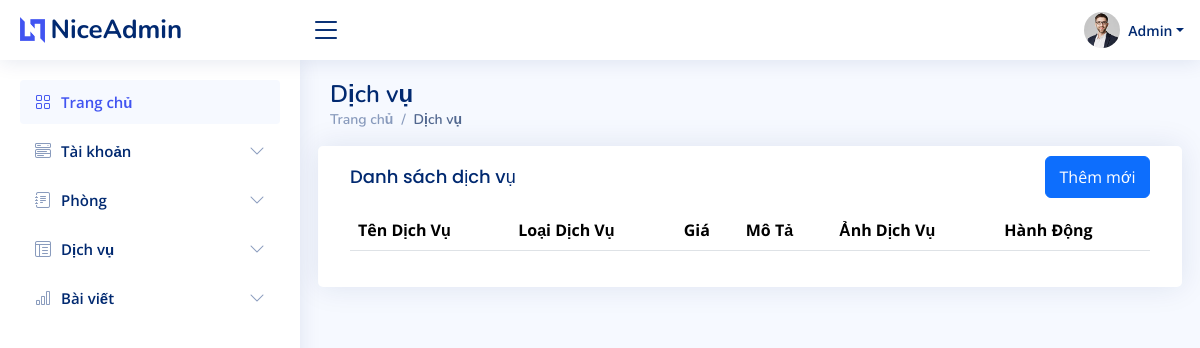
/admin_dashboard/services, run on an earlier commit of the app's database.
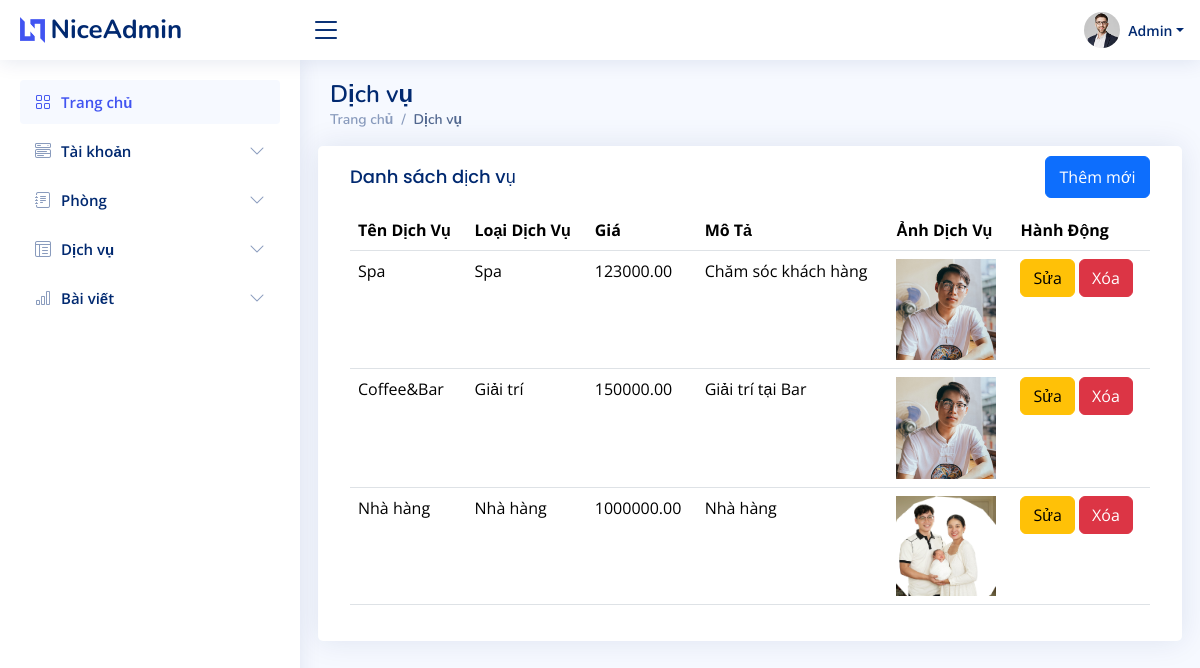
And on a later commit of the database.
### admin_custom/models.py (models this page shows, shortened)
class Service(models.Model):
    SERVICE_CATEGORY_CHOICES = [
        ('spa', 'Spa'),
        ('restaurant', 'Nhà hàng'),
        ('barcoffee', 'Bar&Coffee'),
    ]
    name = models.CharField(max_length=100)
    category = models.CharField(max_length=50, choices=SERVICE_CATEGORY_CHOICES)
    price = models.DecimalField(max_digits=10, decimal_places=2)
    description = models.TextField()
    image = models.ImageField(upload_to=get_image_upload_path_service, null=True, blank=True)

### admin_custom/views.py (the view, shortened to what this page needs)
# urls.py: path('admin_dashboard/services', admin_custom.admin_service, name='admin_service'),
def admin_service(request):
    services = Service.objects.all()
    return render(request, 'admin/service.html', {'services': services})

### home/Templates/admin/service.html (shortened to what this page needs)
{% load static %}
<!DOCTYPE html>
<html lang="en">
  <head>
    <link href="{% static 'assets/vendor/bootstrap/css/bootstrap.min.css' %}" rel="stylesheet" />
    <link href="{% static 'assets/vendor/bootstrap-icons/bootstrap-icons.css' %}" rel="stylesheet" />
    <link href="{% static 'assets/vendor/boxicons/css/boxicons.min.css' %}" rel="stylesheet" />
    <link href="{% static 'assets/vendor/quill/quill.snow.css' %}" rel="stylesheet" />
    <link href="{% static 'assets/vendor/quill/quill.bubble.css' %}" rel="stylesheet" />
    <link href="{% static 'assets/vendor/remixicon/remixicon.css' %}" rel="stylesheet" />
    <link href="{% static 'assets/vendor/simple-datatables/style.css' %}" rel="stylesheet" />
    <link href="{% static 'assets/css/style.css' %}" rel="stylesheet" />
  </head>
  <body>
    {% include 'includes/admin/header.html' %}
    {% include 'includes/admin/sidebar.html' %}
    <main id="main" class="main">
      <div class="pagetitle">
        <h1>Dịch vụ</h1>
        <nav>
          <ol class="breadcrumb">
            <li class="breadcrumb-item">
              <a href="index.html">Trang chủ</a>
            </li>
            <li class="breadcrumb-item active">Dịch vụ</li>
          </ol>
        </nav>
      </div>
      <section class="section dashboard">
        <div class="row">
          <div class="card">
            <div class="card-body">
              <div class="d-flex justify-content-between">
                 <h5 class="card-title">Danh sách dịch vụ</h5>
                 <button type="button" style="margin-top:10px;width:105px;height:42px" class="btn btn-primary" data-bs-toggle="modal" data-bs-target="#createServiceModal">Thêm mới</button>
              </div>
              <table class="table">
                <thead>
                  <tr>
                    <th>Tên Dịch Vụ</th>
                    <th>Loại Dịch Vụ</th>
                    <th>Giá</th>
                    <th>Mô Tả</th>
                    <th>Ảnh Dịch Vụ</th>
                    <th>Hành Động</th>
                  </tr>
                </thead>
                <tbody>
                  {% for service in services %}
                    <tr>
                      <td>{{ service.name }}</td>
                      <td>{{ service.category }}</td>
                      <td>{{ service.price }}</td>
                      <td>{{ service.description }}</td>
                      <td>
                        {% if service.image %}
                            <img src="{{ service.image.url }}" alt="Service Image" width="100">
                        {% else %}
                            <img src="{% static 'images/default_service.jpg' %}" alt="Service Image" width="100">
                        {% endif %}
                      </td>
                      <td>
                        <button type="button" class="btn btn-warning" data-bs-toggle="modal" data-bs-target="#editServiceModal{{ service.id }}">Sửa</button>
                        <form method="POST" action="{% url 'delete_service' service.id %}" style="display:inline;">
                          <button type="submit" class="btn btn-danger">Xóa</button>
                        </form>
                      </td>
                    </tr>
                  {% endfor %}
                </tbody>
              </table>
            </div>
          </div>
        </div>
      </section>
    </main>
  </body>
</html>

### home/Templates/includes/admin/header.html (shortened to what this page needs)
{% load static %}
<header id="header" class="header fixed-top d-flex align-items-center">
  <div class="d-flex align-items-center justify-content-between">
    <a href="index.html" class="logo d-flex align-items-center">
      <img src="{% static 'assets/img/logo.png' %}" alt="" />
      <span class="d-none d-lg-block">NiceAdmin</span>
    </a>
    <i class="bi bi-list toggle-sidebar-btn"></i>
  </div>
  <nav class="header-nav ms-auto">
    <ul class="d-flex align-items-center">
      <li class="nav-item dropdown pe-3">
        <a class="nav-link nav-profile d-flex align-items-center pe-0" href="#" data-bs-toggle="dropdown">
          <img src="{% static 'assets/img/profile-img.jpg' %}" alt="Profile" class="rounded-circle" />
          <span class="d-none d-md-block dropdown-toggle ps-2">Admin</span>
        </a>
      </li>
    </ul>
  </nav>
</header>

### home/Templates/includes/admin/sidebar.html (shortened to what this page needs)
{% load static %}
 <aside id="sidebar" class="sidebar">
    <ul class="sidebar-nav" id="sidebar-nav">
      <li class="nav-item">
        <a class="nav-link " href="index.html">
          <i class="bi bi-grid"></i>
          <span>Trang chủ</span>
        </a>
      </li>
      <li class="nav-item">
        <a class="nav-link collapsed" data-bs-target="#components-nav" data-bs-toggle="collapse" href="#">
          <i class="bi bi-menu-button-wide"></i><span>Tài khoản</span><i class="bi bi-chevron-down ms-auto"></i>
        </a>
      </li>
      <li class="nav-item">
        <a class="nav-link collapsed" data-bs-target="#forms-nav" data-bs-toggle="collapse" href="#">
          <i class="bi bi-journal-text"></i><span>Phòng</span><i class="bi bi-chevron-down ms-auto"></i>
        </a>
      </li>
      <li class="nav-item">
        <a class="nav-link collapsed" data-bs-target="#tables-nav" data-bs-toggle="collapse" href="#">
          <i class="bi bi-layout-text-window-reverse"></i><span>Dịch vụ</span><i class="bi bi-chevron-down ms-auto"></i>
        </a>
      </li>
      <li class="nav-item">
        <a class="nav-link collapsed" data-bs-target="#charts-nav" data-bs-toggle="collapse" href="#">
          <i class="bi bi-bar-chart"></i><span>Bài viết</span><i class="bi bi-chevron-down ms-auto"></i>
        </a>
      </li>
    </ul>
  </aside>

### home/Templates/includes/admin/footer.html (shortened to what this page needs)
{% load static %}

### home/static/assets/css/style.css (style rules this page uses)
:root { scroll-behavior: smooth; }
body { font-family: "Open Sans", sans-serif; background: #f6f9ff; color: #444444; }
a { color: #4154f1; text-decoration: none; }
h1, h2, h3, h4, h5, h6 { font-family: "Nunito", sans-serif; }
#main { margin-top: 60px; padding: 20px 30px; transition: all 0.3s; }
.pagetitle { margin-bottom: 10px; }
.pagetitle h1 { font-size: 24px; margin-bottom: 0; font-weight: 600; color: #012970; }
.card { margin-bottom: 30px; border: none; border-radius: 5px; box-shadow: 0px 0 30px rgba(1, 41, 112, 0.1); }
.card-title { padding: 20px 0 15px 0; font-size: 18px; font-weight: 500; color: #012970; font-family: "Poppins", sans-serif; }
.card-body { padding: 0 20px 20px 20px; }
.breadcrumb { font-size: 14px; font-family: "Nunito", sans-serif; color: #899bbd; font-weight: 600; }
.breadcrumb a { color: #899bbd; transition: 0.3s; }
.breadcrumb .breadcrumb-item::before { color: #899bbd; }
.breadcrumb .active { color: #51678f; font-weight: 600; }
.logo { line-height: 1; }
@media (min-width: 1200px) { .logo { width: 280px; } }
.logo img { max-height: 26px; margin-right: 6px; }
.logo span { font-size: 26px; font-weight: 700; color: #012970; font-family: "Nunito", sans-serif; }
.header { transition: all 0.5s; z-index: 997; height: 60px; box-shadow: 0px 2px 20px rgba(1, 41, 112, 0.1); background-color: #fff; padding-left: 20px; }
.header .toggle-sidebar-btn { font-size: 32px; padding-left: 10px; cursor: pointer; color: #012970; }
.header-nav ul { list-style: none; }
.header-nav>ul { margin: 0; padding: 0; }
.header-nav .nav-profile { color: #012970; }
.header-nav .nav-profile img { max-height: 36px; }
.header-nav .nav-profile span { font-size: 14px; font-weight: 600; }
.sidebar { position: fixed; top: 60px; left: 0; bottom: 0; width: 300px; z-index: 996; transition: all 0.3s; padding: 20px; overflow-y: auto; scrollbar-width: thin; scrollbar-color: #aab7cf transparent; box-shadow: 0px 0px 20px rgba(1, 41, 112, 0.1); background-color: #fff; }
@media (min-width: 1200px) { #main, #footer { margin-left: 300px; } }
.sidebar-nav { padding: 0; margin: 0; list-style: none; }
.sidebar-nav li { padding: 0; margin: 0; list-style: none; }
.sidebar-nav .nav-item { margin-bottom: 5px; }
.sidebar-nav .nav-link { display: flex; align-items: center; font-size: 15px; font-weight: 600; color: #4154f1; transition: 0.3; background: #f6f9ff; padding: 10px 15px; border-radius: 4px; }
.sidebar-nav .nav-link i { font-size: 16px; margin-right: 10px; color: #4154f1; }
.sidebar-nav .nav-link.collapsed { color: #012970; background: #fff; }
.sidebar-nav .nav-link.collapsed i { color: #899bbd; }
.sidebar-nav .nav-link .bi-chevron-down { margin-right: 0; transition: transform 0.2s ease-in-out; }

What changed in the data, as far as the page shows it:
added Service: name "Spa", category "Spa", price "123000.00", description "Chăm sóc khách hàng", image (picture)
added Service: name "Coffee&Bar", category "Giải trí", price "150000.00", description "Giải trí tại Bar", image (picture)
added Service: name "Nhà hàng", category "Nhà hàng", price "1000000.00", description "Nhà hàng", image (picture)
